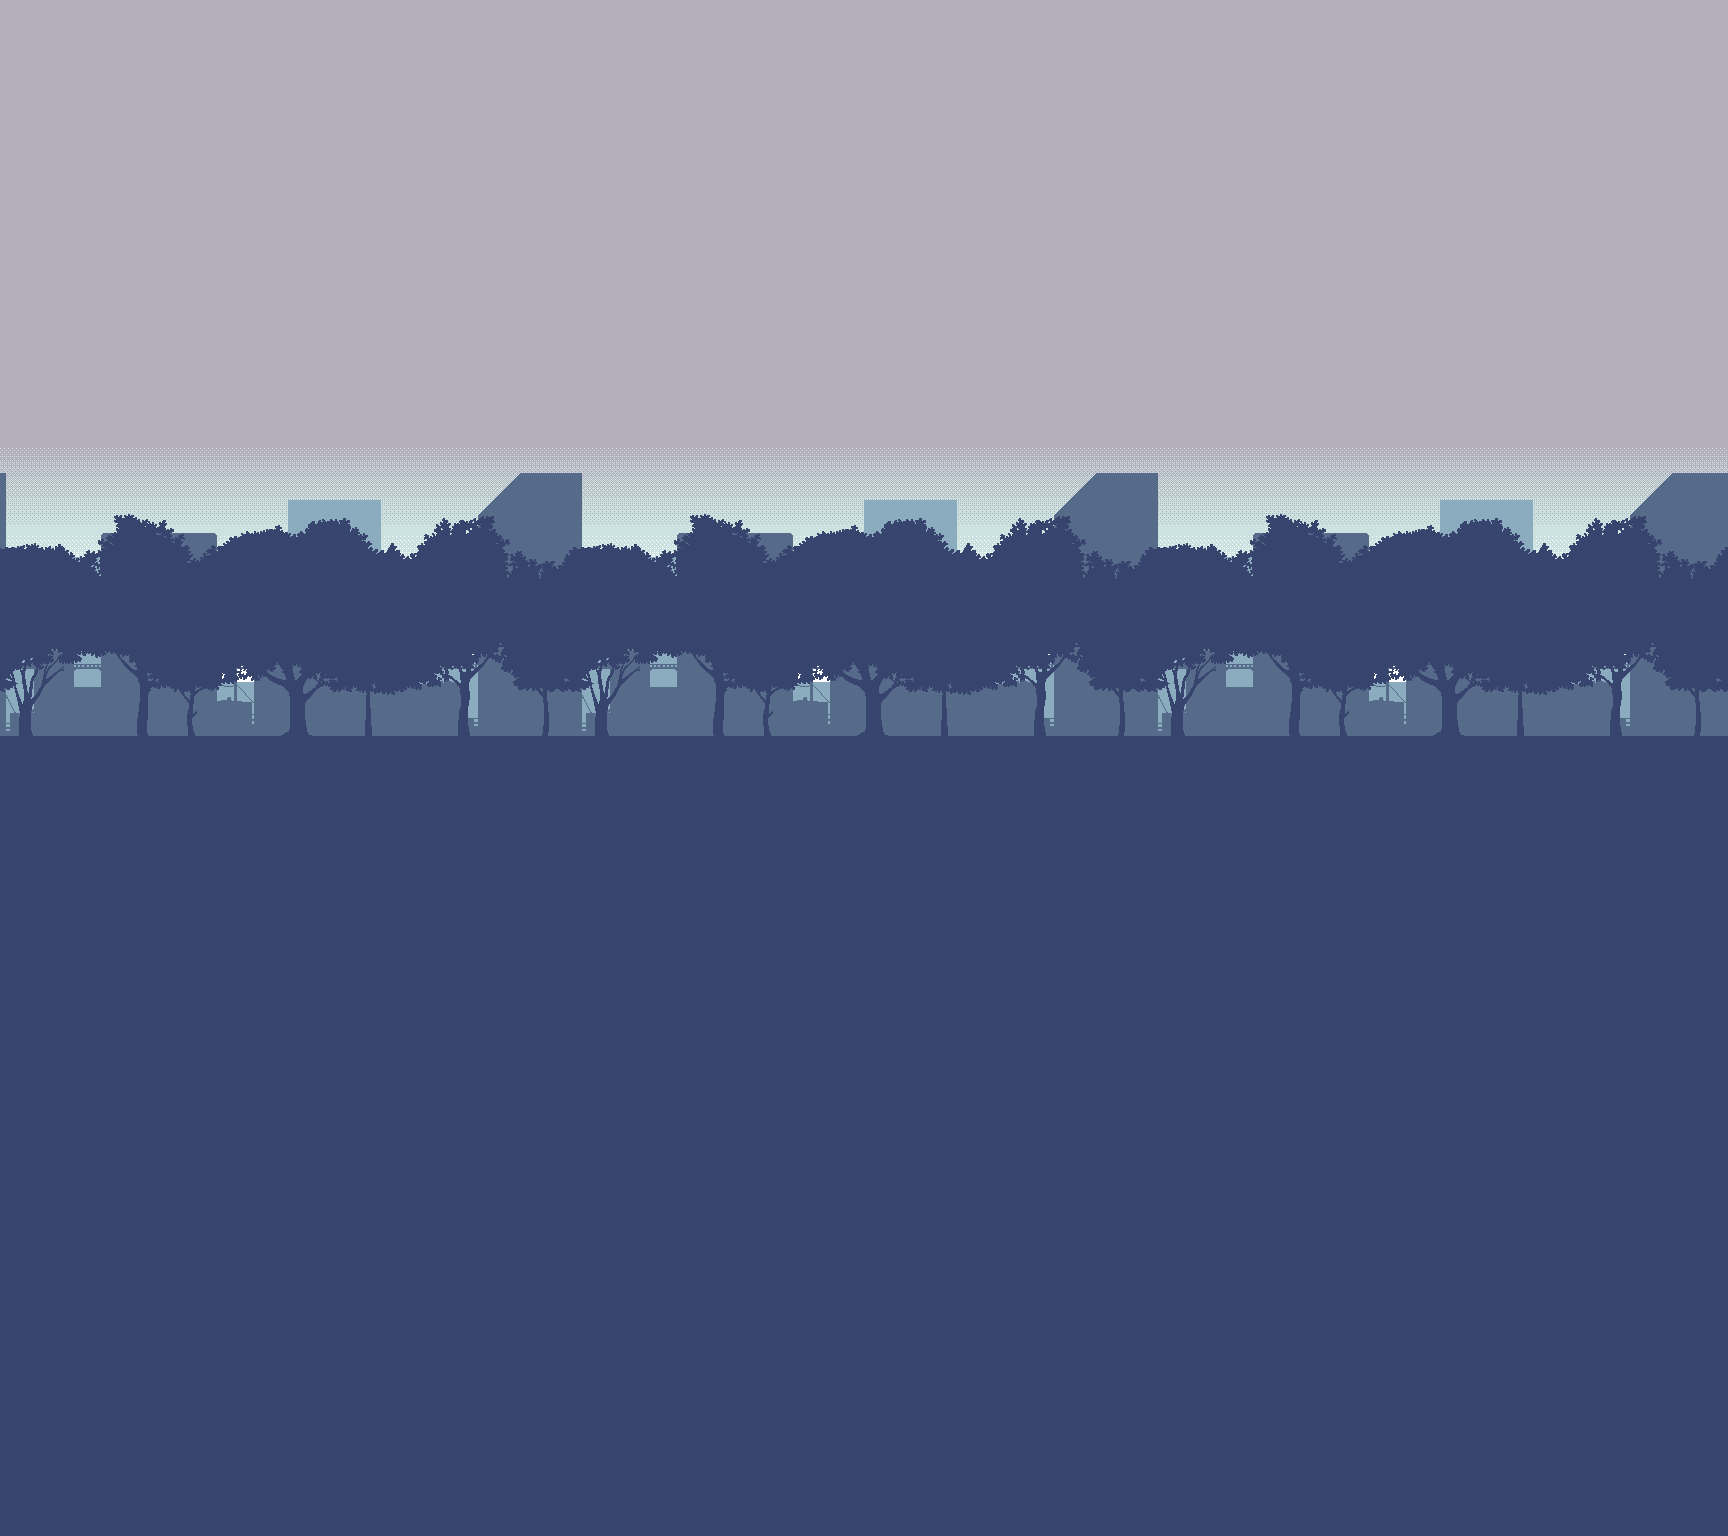

Tiled map render using the project's own tile images. Description and the whole map definition, tile-layer contents included, below:
An orthogonal 54x48 tile map with 32x32 px tiles, 1 tile layer (Background).

<map version="1.5" tiledversion="2021.03.23" orientation="orthogonal" renderorder="right-down" width="54" height="48" tilewidth="32" tileheight="32" infinite="0" nextlayerid="2" nextobjectid="1">
 <tileset firstgid="1" source="BackgroundTileset.tsx" />
 <layer id="1" name="Background" width="54" height="48">
  <data encoding="csv">
7,7,7,7,7,7,7,7,7,7,7,7,7,7,7,7,7,7,7,7,7,7,7,7,7,7,7,7,7,7,7,7,7,7,7,7,7,7,7,7,7,7,7,7,7,7,7,7,7,7,7,7,7,7,
7,7,7,7,7,7,7,7,7,7,7,7,7,7,7,7,7,7,7,7,7,7,7,7,7,7,7,7,7,7,7,7,7,7,7,7,7,7,7,7,7,7,7,7,7,7,7,7,7,7,7,7,7,7,
7,7,7,7,7,7,7,7,7,7,7,7,7,7,7,7,7,7,7,7,7,7,7,7,7,7,7,7,7,7,7,7,7,7,7,7,7,7,7,7,7,7,7,7,7,7,7,7,7,7,7,7,7,7,
7,7,7,7,7,7,7,7,7,7,7,7,7,7,7,7,7,7,7,7,7,7,7,7,7,7,7,7,7,7,7,7,7,7,7,7,7,7,7,7,7,7,7,7,7,7,7,7,7,7,7,7,7,7,
7,7,7,7,7,7,7,7,7,7,7,7,7,7,7,7,7,7,7,7,7,7,7,7,7,7,7,7,7,7,7,7,7,7,7,7,7,7,7,7,7,7,7,7,7,7,7,7,7,7,7,7,7,7,
7,7,7,7,7,7,7,7,7,7,7,7,7,7,7,7,7,7,7,7,7,7,7,7,7,7,7,7,7,7,7,7,7,7,7,7,7,7,7,7,7,7,7,7,7,7,7,7,7,7,7,7,7,7,
7,7,7,7,7,7,7,7,7,7,7,7,7,7,7,7,7,7,7,7,7,7,7,7,7,7,7,7,7,7,7,7,7,7,7,7,7,7,7,7,7,7,7,7,7,7,7,7,7,7,7,7,7,7,
7,7,7,7,7,7,7,7,7,7,7,7,7,7,7,7,7,7,7,7,7,7,7,7,7,7,7,7,7,7,7,7,7,7,7,7,7,7,7,7,7,7,7,7,7,7,7,7,7,7,7,7,7,7,
7,7,7,7,7,7,7,7,7,7,7,7,7,7,7,7,7,7,7,7,7,7,7,7,7,7,7,7,7,7,7,7,7,7,7,7,7,7,7,7,7,7,7,7,7,7,7,7,7,7,7,7,7,7,
7,7,7,7,7,7,7,7,7,7,7,7,7,7,7,7,7,7,7,7,7,7,7,7,7,7,7,7,7,7,7,7,7,7,7,7,7,7,7,7,7,7,7,7,7,7,7,7,7,7,7,7,7,7,
7,7,7,7,7,7,7,7,7,7,7,7,7,7,7,7,7,7,7,7,7,7,7,7,7,7,7,7,7,7,7,7,7,7,7,7,7,7,7,7,7,7,7,7,7,7,7,7,7,7,7,7,7,7,
7,7,7,7,7,7,7,7,7,7,7,7,7,7,7,7,7,7,7,7,7,7,7,7,7,7,7,7,7,7,7,7,7,7,7,7,7,7,7,7,7,7,7,7,7,7,7,7,7,7,7,7,7,7,
7,7,7,7,7,7,7,7,7,7,7,7,7,7,7,7,7,7,7,7,7,7,7,7,7,7,7,7,7,7,7,7,7,7,7,7,7,7,7,7,7,7,7,7,7,7,7,7,7,7,7,7,7,7,
17,18,1,2,3,4,5,6,7,8,9,10,11,12,13,14,15,16,17,18,1,2,3,4,5,6,7,8,9,10,11,12,13,14,15,16,17,18,1,2,3,4,5,6,7,8,9,10,11,12,13,14,15,16,
35,36,19,20,21,22,23,24,25,26,27,28,29,30,31,32,33,34,35,36,19,20,21,22,23,24,25,26,27,28,29,30,31,32,33,34,35,36,19,20,21,22,23,24,25,26,27,28,29,30,31,32,33,34,
53,54,37,38,39,40,41,42,43,44,45,46,47,48,49,50,51,52,53,54,37,38,39,40,41,42,43,44,45,46,47,48,49,50,51,52,53,54,37,38,39,40,41,42,43,44,45,46,47,48,49,50,51,52,
71,72,55,56,57,58,59,60,61,62,63,64,65,66,67,68,69,70,71,72,55,56,57,58,59,60,61,62,63,64,65,66,67,68,69,70,71,72,55,56,57,58,59,60,61,62,63,64,65,66,67,68,69,70,
89,90,73,74,75,76,77,78,79,80,81,82,83,84,85,86,87,88,89,90,73,74,75,76,77,78,79,80,81,82,83,84,85,86,87,88,89,90,73,74,75,76,77,78,79,80,81,82,83,84,85,86,87,88,
107,108,91,92,93,94,95,96,97,98,99,100,101,102,103,104,105,106,107,108,91,92,93,94,95,96,97,98,99,100,101,102,103,104,105,106,107,108,91,92,93,94,95,96,97,98,99,100,101,102,103,104,105,106,
125,126,109,110,111,112,113,114,115,116,117,118,119,120,121,122,123,124,125,126,109,110,111,112,113,114,115,116,117,118,119,120,121,122,123,124,125,126,109,110,111,112,113,114,115,116,117,118,119,120,121,122,123,124,
143,144,127,128,129,130,131,132,133,134,135,136,137,138,139,140,141,142,143,144,127,128,129,130,131,132,133,134,135,136,137,138,139,140,141,142,143,144,127,128,129,130,131,132,133,134,135,136,137,138,139,140,141,142,
161,162,145,146,147,148,149,150,151,152,153,154,155,156,157,158,159,160,161,162,145,146,147,148,149,150,151,152,153,154,155,156,157,158,159,160,161,162,145,146,147,148,149,150,151,152,153,154,155,156,157,158,159,160,
179,180,163,164,165,166,167,168,169,170,171,172,173,174,175,176,177,178,179,180,163,164,165,166,167,168,169,170,171,172,173,174,175,176,177,178,179,180,163,164,165,166,167,168,169,170,171,172,173,163,175,176,177,178,
98,98,98,98,98,98,98,98,98,98,98,98,98,98,98,98,98,98,98,98,98,98,98,98,98,98,98,98,98,98,98,98,98,98,98,98,98,98,98,98,98,98,98,98,98,98,98,98,98,98,98,98,98,98,
98,98,98,98,98,98,98,98,98,98,98,98,98,98,98,98,98,98,98,98,98,98,98,98,98,98,98,98,98,98,98,98,98,98,98,98,98,98,98,98,98,98,98,98,98,98,98,98,98,98,98,98,98,98,
98,98,98,98,98,98,98,98,98,98,98,98,98,98,98,98,98,98,98,98,98,98,98,98,98,98,98,98,98,98,98,98,98,98,98,98,98,98,98,98,98,98,98,98,98,98,98,98,98,98,98,98,98,98,
98,98,98,98,98,98,98,98,98,98,98,98,98,98,98,98,98,98,98,98,98,98,98,98,98,98,98,98,98,98,98,98,98,98,98,98,98,98,98,98,98,98,98,98,98,98,98,98,98,98,98,98,98,98,
98,98,98,98,98,98,98,98,98,98,98,98,98,98,98,98,98,98,98,98,98,98,98,98,98,98,98,98,98,98,98,98,98,98,98,98,98,98,98,98,98,98,98,98,98,98,98,98,98,98,98,98,98,98,
98,98,98,98,98,98,98,98,98,98,98,98,98,98,98,98,98,98,98,98,98,98,98,98,98,98,98,98,98,98,98,98,98,98,98,98,98,98,98,98,98,98,98,98,98,98,98,98,98,98,98,98,98,98,
98,98,98,98,98,98,98,98,98,98,98,98,98,98,98,98,98,98,98,98,98,98,98,98,98,98,98,98,98,98,98,98,98,98,98,98,98,98,98,98,98,98,98,98,98,98,98,98,98,98,98,98,98,98,
98,98,98,98,98,98,98,98,98,98,98,98,98,98,98,98,98,98,98,98,98,98,98,98,98,98,98,98,98,98,98,98,98,98,98,98,98,98,98,98,98,98,98,98,98,98,98,98,98,98,98,98,98,98,
98,98,98,98,98,98,98,98,98,98,98,98,98,98,98,98,98,98,98,98,98,98,98,98,98,98,98,98,98,98,98,98,98,98,98,98,98,98,98,98,98,98,98,98,98,98,98,98,98,98,98,98,98,98,
98,98,98,98,98,98,98,98,98,98,98,98,98,98,98,98,98,98,98,98,98,98,98,98,98,98,98,98,98,98,98,98,98,98,98,98,98,98,98,98,98,98,98,98,98,98,98,98,98,98,98,98,98,98,
98,98,98,98,98,98,98,98,98,98,98,98,98,98,98,98,98,98,98,98,98,98,98,98,98,98,98,98,98,98,98,98,98,98,98,98,98,98,98,98,98,98,98,98,98,98,98,98,98,98,98,98,98,98,
98,98,98,98,98,98,98,98,98,98,98,98,98,98,98,98,98,98,98,98,98,98,98,98,98,98,98,98,98,98,98,98,98,98,98,98,98,98,98,98,98,98,98,98,98,98,98,98,98,98,98,98,98,98,
98,98,98,98,98,98,98,98,98,98,98,98,98,98,98,98,98,98,98,98,98,98,98,98,98,98,98,98,98,98,98,98,98,98,98,98,98,98,98,98,98,98,98,98,98,98,98,98,98,98,98,98,98,98,
98,98,98,98,98,98,98,98,98,98,98,98,98,98,98,98,98,98,98,98,98,98,98,98,98,98,98,98,98,98,98,98,98,98,98,98,98,98,98,98,98,98,98,98,98,98,98,98,98,98,98,98,98,98,
98,98,98,98,98,98,98,98,98,98,98,98,98,98,98,98,98,98,98,98,98,98,98,98,98,98,98,98,98,98,98,98,98,98,98,98,98,98,98,98,98,98,98,98,98,98,98,98,98,98,98,98,98,98,
98,98,98,98,98,98,98,98,98,98,98,98,98,98,98,98,98,98,98,98,98,98,98,98,98,98,98,98,98,98,98,98,98,98,98,98,98,98,98,98,98,98,98,98,98,98,98,98,98,98,98,98,98,98,
98,98,98,98,98,98,98,98,98,98,98,98,98,98,98,98,98,98,98,98,98,98,98,98,98,98,98,98,98,98,98,98,98,98,98,98,98,98,98,98,98,98,98,98,98,98,98,98,98,98,98,98,98,98,
98,98,98,98,98,98,98,98,98,98,98,98,98,98,98,98,98,98,98,98,98,98,98,98,98,98,98,98,98,98,98,98,98,98,98,98,98,98,98,98,98,98,98,98,98,98,98,98,98,98,98,98,98,98,
98,98,98,98,98,98,98,98,98,98,98,98,98,98,98,98,98,98,98,98,98,98,98,98,98,98,98,98,98,98,98,98,98,98,98,98,98,98,98,98,98,98,98,98,98,98,98,98,98,98,98,98,98,98,
98,98,98,98,98,98,98,98,98,98,98,98,98,98,98,98,98,98,98,98,98,98,98,98,98,98,98,98,98,98,98,98,98,98,98,98,98,98,98,98,98,98,98,98,98,98,98,98,98,98,98,98,98,98,
98,98,98,98,98,98,98,98,98,98,98,98,98,98,98,98,98,98,98,98,98,98,98,98,98,98,98,98,98,98,98,98,98,98,98,98,98,98,98,98,98,98,98,98,98,98,98,98,98,98,98,98,98,98,
98,98,98,98,98,98,98,98,98,98,98,98,98,98,98,98,98,98,98,98,98,98,98,98,98,98,98,98,98,98,98,98,98,98,98,98,98,98,98,98,98,98,98,98,98,98,98,98,98,98,98,98,98,98,
98,98,98,98,98,98,98,98,98,98,98,98,98,98,98,98,98,98,98,98,98,98,98,98,98,98,98,98,98,98,98,98,98,98,98,98,98,98,98,98,98,98,98,98,98,98,98,98,98,98,98,98,98,98,
98,98,98,98,98,98,98,98,98,98,98,98,98,98,98,98,98,98,98,98,98,98,98,98,98,98,98,98,98,98,98,98,98,98,98,98,98,98,98,98,98,98,98,98,98,98,98,98,98,98,98,98,98,98,
98,98,98,98,98,98,98,98,98,98,98,98,98,98,98,98,98,98,98,98,98,98,98,98,98,98,98,98,98,98,98,98,98,98,98,98,98,98,98,98,98,98,98,98,98,98,98,98,98,98,98,98,98,98
</data>
 </layer>
</map>
